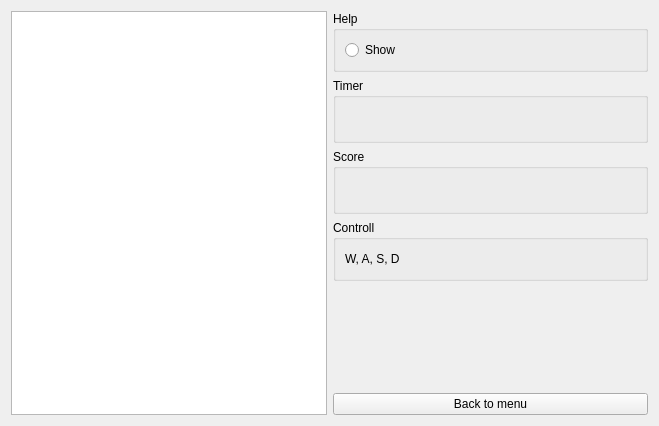
<?xml version="1.0" encoding="UTF-8"?>
<ui version="4.0">
 <class>PlayWindow</class>
 <widget class="QWidget" name="PlayWindow">
  <property name="geometry">
   <rect>
    <x>0</x>
    <y>0</y>
    <width>659</width>
    <height>426</height>
   </rect>
  </property>
  <property name="windowTitle">
   <string>Maze Escape</string>
  </property>
  <layout class="QGridLayout" name="gridLayout_2">
   <item row="0" column="0">
    <layout class="QHBoxLayout" name="horizontalLayout_2">
     <item>
      <widget class="QGraphicsView" name="graphicsView"/>
     </item>
     <item>
      <layout class="QVBoxLayout" name="verticalLayout_2">
       <item>
        <widget class="QGroupBox" name="groupBox_2">
         <property name="title">
          <string>Help</string>
         </property>
         <layout class="QGridLayout" name="gridLayout_3">
          <item row="0" column="0">
           <layout class="QHBoxLayout" name="horizontalLayout_3">
            <item>
             <widget class="QRadioButton" name="help_show">
              <property name="text">
               <string>Show</string>
              </property>
             </widget>
            </item>
           </layout>
          </item>
         </layout>
        </widget>
       </item>
       <item>
        <widget class="QGroupBox" name="groupBox">
         <property name="title">
          <string>Timer</string>
         </property>
         <layout class="QGridLayout" name="gridLayout">
          <item row="0" column="0">
           <widget class="QLabel" name="TimerLabel">
            <property name="font">
             <font>
              <pointsize>16</pointsize>
             </font>
            </property>
            <property name="text">
             <string/>
            </property>
           </widget>
          </item>
          <item row="0" column="1">
           <spacer name="horizontalSpacer">
            <property name="orientation">
             <enum>Qt::Horizontal</enum>
            </property>
            <property name="sizeHint" stdset="0">
             <size>
              <width>40</width>
              <height>20</height>
             </size>
            </property>
           </spacer>
          </item>
         </layout>
        </widget>
       </item>
       <item>
        <widget class="QGroupBox" name="groupBox_3">
         <property name="title">
          <string>Score</string>
         </property>
         <layout class="QGridLayout" name="gridLayout_4">
          <item row="0" column="0">
           <widget class="QLabel" name="ScoreLabel">
            <property name="font">
             <font>
              <pointsize>16</pointsize>
             </font>
            </property>
            <property name="text">
             <string/>
            </property>
           </widget>
          </item>
          <item row="0" column="1">
           <spacer name="horizontalSpacer_2">
            <property name="orientation">
             <enum>Qt::Horizontal</enum>
            </property>
            <property name="sizeHint" stdset="0">
             <size>
              <width>40</width>
              <height>20</height>
             </size>
            </property>
           </spacer>
          </item>
         </layout>
        </widget>
       </item>
       <item>
        <widget class="QGroupBox" name="groupBox_4">
         <property name="title">
          <string>Controll</string>
         </property>
         <layout class="QGridLayout" name="gridLayout_5">
          <item row="0" column="0">
           <widget class="QLabel" name="label">
            <property name="text">
             <string>W, A, S, D</string>
            </property>
           </widget>
          </item>
          <item row="0" column="1">
           <spacer name="horizontalSpacer_3">
            <property name="orientation">
             <enum>Qt::Horizontal</enum>
            </property>
            <property name="sizeHint" stdset="0">
             <size>
              <width>40</width>
              <height>20</height>
             </size>
            </property>
           </spacer>
          </item>
         </layout>
        </widget>
       </item>
       <item>
        <spacer name="verticalSpacer">
         <property name="orientation">
          <enum>Qt::Vertical</enum>
         </property>
         <property name="sizeHint" stdset="0">
          <size>
           <width>20</width>
           <height>40</height>
          </size>
         </property>
        </spacer>
       </item>
       <item>
        <widget class="QPushButton" name="pushButton">
         <property name="text">
          <string>Back to menu</string>
         </property>
        </widget>
       </item>
      </layout>
     </item>
    </layout>
   </item>
  </layout>
 </widget>
 <resources/>
 <connections>
  <connection>
   <sender>help_show</sender>
   <signal>clicked()</signal>
   <receiver>graphicsView</receiver>
   <slot>update()</slot>
   <hints>
    <hint type="sourcelabel">
     <x>567</x>
     <y>299</y>
    </hint>
    <hint type="destinationlabel">
     <x>446</x>
     <y>301</y>
    </hint>
   </hints>
  </connection>
 </connections>
</ui>
